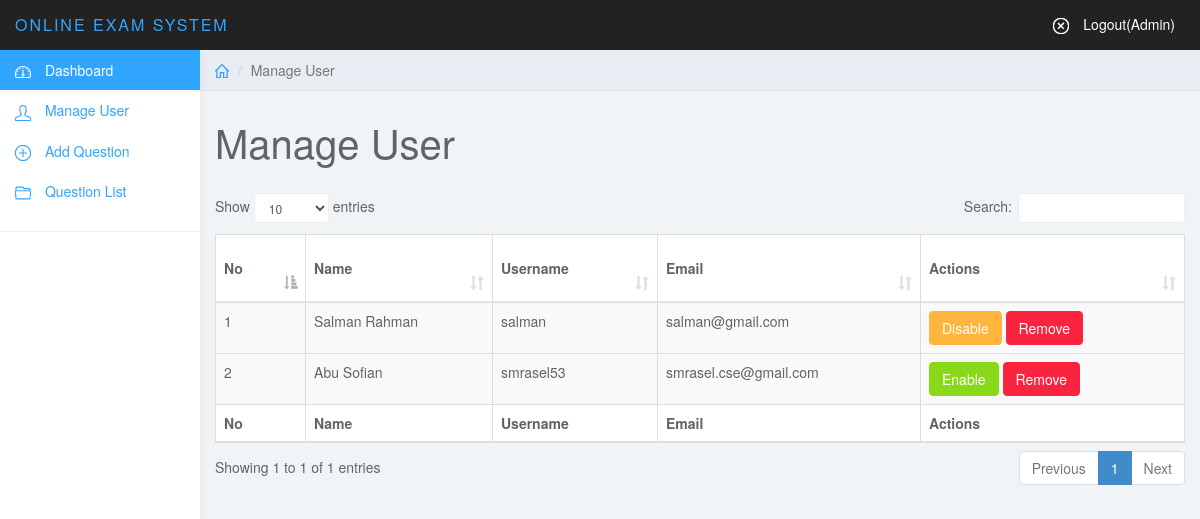
The app's page /admin/users.php (signed in) with its own data.
### tables this page shows
CREATE TABLE `tbl_users` (
  `userId` int(11) NOT NULL,
  `name` varchar(50) NOT NULL,
  `username` varchar(30) NOT NULL,
  `email` varchar(255) NOT NULL,
  `password` varchar(32) NOT NULL,
  `status` int(11) NOT NULL DEFAULT '0'
);

### lib/Database.php (called while the page is built, shortened)
<?php
Class Database{
	public $host   = DB_HOST;
	public $user   = DB_USER;
	public $pass   = DB_PASS;
	public $dbname = DB_NAME;
	public $link;
	private function connectDB(){
	$this->link = new mysqli($this->host, $this->user, $this->pass, $this->dbname);
 }
	public function select($query){
		$result = $this->link->query($query) or die($this->link->error.__LINE__);
		if($result->num_rows > 0){
			return $result;
		} else {
			return false;
		}
	}
}

### classess/User.php (called while the page is built, shortened)
<?php
    $filepath = realpath(dirname(__FILE__));
	include_once ($filepath.'/../lib/Database.php');
	class User{
		private $db;
		public function __construct() {
			$this->db = new Database();
		}
		public function getAllUser() {
			$query  = "SELECT * FROM tbl_users ORDER BY userId DESC";
			$result = $this->db->select($query);
			return $result;
		}
	}
 ?>

### admin/users.php (the view, shortened to what this page needs)
<?php
    $filepath = realpath(dirname(__FILE__));
	include_once ($filepath.'/inc/header.php');
	include_once ($filepath.'/../classess/User.php');
	$user = new User();
?>
	<div class="col-sm-9 col-sm-offset-3 col-lg-10 col-lg-offset-2 main">
		<div class="row">
			<ol class="breadcrumb">
				<li><a href="index.php"><svg class="glyph stroked home"><use xlink:href="#stroked-home"></use></svg></a></li>
				<li class="active">Manage User</li>
			</ol>
		</div>
		<div class="row">
			<div class="col-lg-12">
				<h1 class="page-header">Manage User</h1>
			</div>
		</div>
		<div class="row">
			<div class="col-lg-12">
				<table class="table table-striped table-bordered" id="mydata">
			<thead>
				<tr>
					<th>No</th>
					<th>Name</th>
					<th>Username</th>
					<th>Email</th>
					<th>Actions</th>
				</tr>
			</thead>
			<tfoot>
				<tr>
					<th>No</th>
					<th>Name</th>
					<th>Username</th>
					<th>Email</th>
					<th>Actions</th>
				</tr>
			</tfoot>
			<?php
				$userData = $user->getAllUser();
				if ($userData) {
					$i = 0;
					while ($result = $userData->fetch_assoc()) {
						$i++;
			 ?>
			 <tbody>
			<tr>
				<td><?php echo $i; ?></td>
				<td><?php echo $result['name']; ?></td>
				<td><?php echo $result['username']; ?></td>
				<td><?php echo $result['email']; ?></td>
				<td>
					<?php if ($result['status'] == '0') { ?>
					<a onclick="return confirm('Are you sure to disable?');" href="?dis=<?php echo $result['userId']; ?>"><button class="btn btn-warning">Disable</button></a>
					<?php } else { ?>
					<a onclick="return confirm('Are you sure to enable?');" href="?ena=<?php echo $result['userId']; ?>"><button class="btn btn-success">Enable</button></a>
					<?php } ?>
					<a onclick="return confirm('Are you sure to remove?');" href="?del=<?php echo $result['userId']; ?>"><button class="btn btn-danger">Remove</button></a>
				</td>
			</tr>
			<tbody>
			<?php } } ?>
				</table>
			</div>
		</div>
<?php include 'inc/footer.php'; ?>

### admin/inc/header.php (shortened to what this page needs)
<?php
    include_once ("../lib/Database.php");
?>
<!DOCTYPE html>
<html>
<head>
	<link href="css/datepicker3.css" rel="stylesheet">
	<link href="css/bootstrap.min.css" rel="stylesheet">
	 <link href="css/dataTables.bootstrap.min.css" rel="stylesheet">
	<link href="css/styles.css" rel="stylesheet">
</head>
<body>
	<nav class="navbar navbar-inverse navbar-fixed-top" role="navigation">
		<div class="container-fluid">
			<div class="navbar-header">
				<a class="navbar-brand" href="#"><span>Online Exam System</span></a>
				<ul class="user-menu">
					<li class="pull-right">
							<li><a href="?action=logout"><svg class="glyph stroked cancel"><use xlink:href="#stroked-cancel"></use></svg> Logout(Admin)</a></li>
						</ul>
			</div>
		</div>
	</nav>
	<div id="sidebar-collapse" class="col-sm-3 col-lg-2 sidebar">
		<ul class="nav menu">
			<li class="active"><a href="index.php"><svg class="glyph stroked dashboard-dial"><use xlink:href="#stroked-dashboard-dial"></use></svg> Dashboard</a></li>
			<li><a href="users.php"><svg class="glyph stroked male user "><use xlink:href="#stroked-male-user"/></svg> Manage User</a></li>
			<li><a href="quesadd.php"><svg class="glyph stroked plus sign"><use xlink:href="#stroked-plus-sign"/></svg> Add Question</a></li>
			<li><a href="queslist.php"><svg class="glyph stroked open folder"><use xlink:href="#stroked-open-folder"/></svg> Question List</a></li>
			<li role="presentation" class="divider">
		</ul>
	</div>

### admin/inc/footer.php (shortened to what this page needs)
	</div>
</body>
</html>

### admin/css/styles.css (style rules this page uses)
body { background: #f1f4f7; padding-top: 50px; color: #5f6468; }
a, a:hover, a:focus { color: #30a5ff; }
h1, h2, h3, h4, h5, h6 { color: #5f6468; }
h1 { font-weight: 300; font-size: 40px; }
.navbar-header .navbar-brand { color: #fff; font-size: 16px; text-transform: uppercase; font-weight: 500; letter-spacing: 2px; }
.navbar-header .navbar-brand span { color: #30a5ff; }
.btn-success, .btn-success:hover, .btn-success:focus, .btn-success:active, .btn-success.active, .open > .dropdown-toggle.btn-success, .btn-success.disabled, .btn-success[disabled], fieldset[disabled] .btn-success, .btn-success.disabled:hover, .btn-success[disabled]:hover, fieldset[disabled] .btn-success:hover, .btn-success.disabled:focus, .btn-success[disabled]:focus, fieldset[disabled] .btn-success:focus, .btn-success.disabled:active, .btn-success[disabled]:active, fieldset[disabled] .btn-success:active, .btn-success.disabled.active, .btn-success[disabled].active, fieldset[disabled] .btn-success.active { background-color: #8ad919; border-color: #8ad919; }
.btn-warning, .btn-warning:hover, .btn-warning:focus, .btn-warning:active, .btn-warning.active, .open > .dropdown-toggle.btn-warning, .btn-warning.disabled, .btn-warning[disabled], fieldset[disabled] .btn-warning, .btn-warning.disabled:hover, .btn-warning[disabled]:hover, fieldset[disabled] .btn-warning:hover, .btn-warning.disabled:focus, .btn-warning[disabled]:focus, fieldset[disabled] .btn-warning:focus, .btn-warning.disabled:active, .btn-warning[disabled]:active, fieldset[disabled] .btn-warning:active, .btn-warning.disabled.active, .btn-warning[disabled].active, fieldset[disabled] .btn-warning.active { background-color: #ffb53e; border-color: #ffb53e; }
.btn-danger, .btn-danger:hover, .btn-danger:focus, .btn-danger:active, .btn-danger.active, .open > .dropdown-toggle.btn-danger, .btn-danger.disabled, .btn-danger[disabled], fieldset[disabled] .btn-danger, .btn-danger.disabled:hover, .btn-danger[disabled]:hover, fieldset[disabled] .btn-danger:hover, .btn-danger.disabled:focus, .btn-danger[disabled]:focus, fieldset[disabled] .btn-danger:focus, .btn-danger.disabled:active, .btn-danger[disabled]:active, fieldset[disabled] .btn-danger:active, .btn-danger.disabled.active, .btn-danger[disabled].active, fieldset[disabled] .btn-danger.active { background-color: #f9243f; border-color: #f9243f; }
.navbar { border: 0; }
.user-menu { display: inline-block; margin-top: 14px; margin-right: 10px; float: right; list-style: none; padding: 0; }
.user-menu a { color: #fff; }
.sidebar { display: block; background-color: #fff; padding: 0; display: none; }
@media (min-width: 768px) { .sidebar { display: block; position: fixed; top: 50px; bottom: 0; left: 0; z-index: 1000; display: block; margin: 0; padding: 0; overflow-x: hidden; overflow-y: auto; background-color: #fff; box-shadow: 1px 0px 10px rgba(0, 0, 0, .05); } }
@media (min-width: 768px) { .navbar-header { width: 100%; } }
.sidebar ul.nav .active a, .sidebar ul.nav li.parent a.active, .sidebar ul.nav .active > a:hover, .sidebar ul.nav li.parent a.active:hover, .sidebar ul.nav .active > a:focus, .sidebar ul.nav li.parent a.active:focus { color: #fff; background-color: #30a5ff; }
.sidebar ul.nav li.divider { border-bottom: 1px solid #eee; margin: 20px 0; }
.breadcrumb { border-radius: 0; padding: 10px 15px; background: #e9ecf2; box-shadow: 0 1px 1px rgba(0, 0, 0, .05); margin: 0 ; }
h1.page-header { margin-top: 30px; border-bottom: 0; }
.table { background: #fff; }
.table>thead>tr>th { border-bottom: 1px solid #e6e7e8; vertical-align: middle; height: 50px; }
.sidebar .glyph, .user-menu .glyph { height: 16px; width: 16px; margin: 0 10px 0 0; stroke-width: 3px; }
.user-menu .glyph { stroke-width: 4px; }
.breadcrumb .glyph { height: 14px; width: 14px; margin: -2px 0 0 0; stroke-width: 4px; }

### records on screen
tbl_users: name "Salman Rahman", username "salman", email "salman@gmail.com"
tbl_users: name "Abu Sofian", username "smrasel53", email "smrasel.cse@gmail.com"
